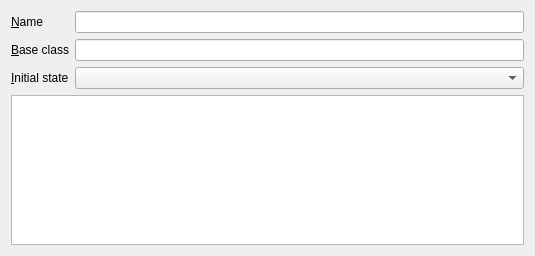
<?xml version="1.0" encoding="UTF-8"?>
<ui version="4.0">
 <class>EditorRoot</class>
 <widget class="QWidget" name="EditorRoot">
  <property name="geometry">
   <rect>
    <x>0</x>
    <y>0</y>
    <width>535</width>
    <height>256</height>
   </rect>
  </property>
  <property name="windowTitle">
   <string>Form</string>
  </property>
  <layout class="QVBoxLayout" name="verticalLayout">
   <item>
    <layout class="QGridLayout" name="gridLayout">
     <item row="0" column="0">
      <widget class="QLabel" name="label">
       <property name="text">
        <string>&amp;Name</string>
       </property>
       <property name="buddy">
        <cstring>nameField</cstring>
       </property>
      </widget>
     </item>
     <item row="0" column="1">
      <widget class="QLineEdit" name="nameField"/>
     </item>
     <item row="1" column="0">
      <widget class="QLabel" name="label_2">
       <property name="text">
        <string>&amp;Base class</string>
       </property>
       <property name="buddy">
        <cstring>baseClassField</cstring>
       </property>
      </widget>
     </item>
     <item row="1" column="1">
      <widget class="QLineEdit" name="baseClassField"/>
     </item>
     <item row="2" column="0">
      <widget class="QLabel" name="label_3">
       <property name="text">
        <string>&amp;Initial state</string>
       </property>
       <property name="buddy">
        <cstring>initialStateCombo</cstring>
       </property>
      </widget>
     </item>
     <item row="2" column="1">
      <widget class="QComboBox" name="initialStateCombo"/>
     </item>
    </layout>
   </item>
   <item>
    <widget class="QPlainTextEdit" name="commentField"/>
   </item>
  </layout>
 </widget>
 <resources/>
 <connections/>
</ui>
